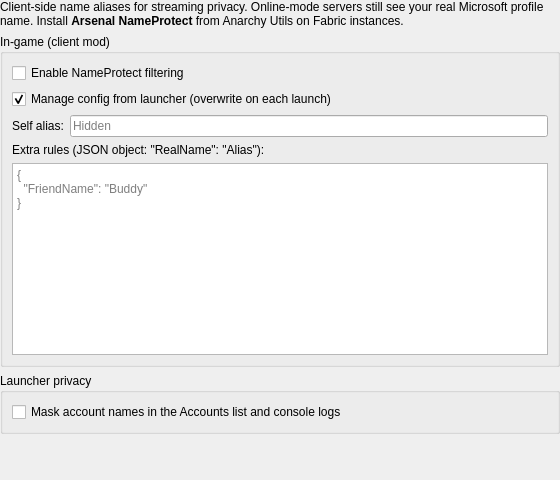
<?xml version="1.0" encoding="UTF-8"?>
<ui version="4.0">
 <class>NameProtectPage</class>
 <widget class="QWidget" name="NameProtectPage">
  <property name="geometry">
   <rect>
    <x>0</x>
    <y>0</y>
    <width>560</width>
    <height>480</height>
   </rect>
  </property>
  <layout class="QVBoxLayout" name="verticalLayout">
   <property name="leftMargin">
    <number>0</number>
   </property>
   <property name="topMargin">
    <number>0</number>
   </property>
   <property name="rightMargin">
    <number>0</number>
   </property>
   <property name="bottomMargin">
    <number>0</number>
   </property>
   <item>
    <widget class="QLabel" name="introLabel">
     <property name="text">
      <string>Client-side name aliases for streaming privacy. Online-mode servers still see your real Microsoft profile name. Install &lt;b&gt;Arsenal NameProtect&lt;/b&gt; from Anarchy Utils on Fabric instances.</string>
     </property>
     <property name="wordWrap">
      <bool>true</bool>
     </property>
     <property name="textFormat">
      <enum>Qt::RichText</enum>
     </property>
    </widget>
   </item>
   <item>
    <widget class="QGroupBox" name="clientGroup">
     <property name="title">
      <string>In-game (client mod)</string>
     </property>
     <layout class="QVBoxLayout" name="clientLayout">
      <item>
       <widget class="QCheckBox" name="enabledCheck">
        <property name="text">
         <string>Enable NameProtect filtering</string>
        </property>
       </widget>
      </item>
      <item>
       <widget class="QCheckBox" name="manageCheck">
        <property name="text">
         <string>Manage config from launcher (overwrite on each launch)</string>
        </property>
        <property name="checked">
         <bool>true</bool>
        </property>
       </widget>
      </item>
      <item>
       <layout class="QHBoxLayout" name="aliasRow">
        <item>
         <widget class="QLabel" name="aliasLabel">
          <property name="text">
           <string>Self alias:</string>
          </property>
         </widget>
        </item>
        <item>
         <widget class="QLineEdit" name="aliasEdit">
          <property name="placeholderText">
           <string>Hidden</string>
          </property>
          <property name="maxLength">
           <number>32</number>
          </property>
         </widget>
        </item>
       </layout>
      </item>
      <item>
       <widget class="QLabel" name="rulesLabel">
        <property name="text">
         <string>Extra rules (JSON object: &quot;RealName&quot;: &quot;Alias&quot;):</string>
        </property>
       </widget>
      </item>
      <item>
       <widget class="QPlainTextEdit" name="rulesEdit">
        <property name="placeholderText">
         <string>{
  &quot;FriendName&quot;: &quot;Buddy&quot;
}</string>
        </property>
        <property name="maximumBlockCount">
         <number>0</number>
        </property>
       </widget>
      </item>
     </layout>
    </widget>
   </item>
   <item>
    <widget class="QGroupBox" name="launcherGroup">
     <property name="title">
      <string>Launcher privacy</string>
     </property>
     <layout class="QVBoxLayout" name="launcherLayout">
      <item>
       <widget class="QCheckBox" name="maskAccountsCheck">
        <property name="text">
         <string>Mask account names in the Accounts list and console logs</string>
        </property>
       </widget>
      </item>
     </layout>
    </widget>
   </item>
   <item>
    <spacer name="verticalSpacer">
     <property name="orientation">
      <enum>Qt::Vertical</enum>
     </property>
     <property name="sizeHint" stdset="0">
      <size>
       <width>20</width>
       <height>40</height>
      </size>
     </property>
    </spacer>
   </item>
  </layout>
 </widget>
 <resources/>
 <connections/>
</ui>
